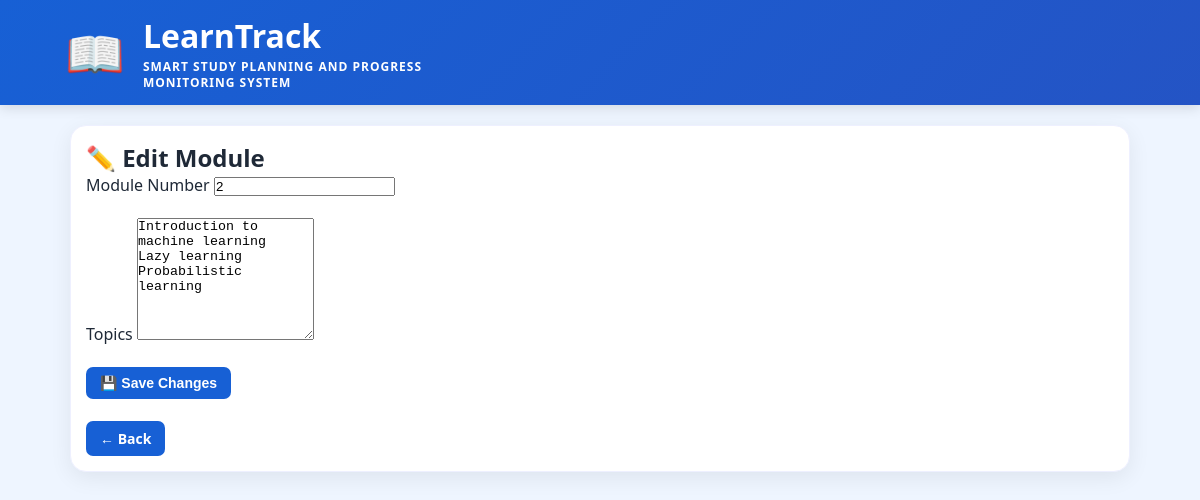
The page /edit-module/12/ on the database its author committed.
### core/models.py (models this page shows, shortened)
class Module(models.Model):
    syllabus = models.ForeignKey(
        Syllabus,
        on_delete=models.CASCADE,
        related_name='modules'
    )
    module_number = models.IntegerField()
    topics = models.JSONField(default=list)

### core/views.py (the view)
# urls.py: path('edit-module/<int:module_id>/', views.edit_module, name='edit_module'),
def edit_module(request, module_id):
    module = Module.objects.get(id=module_id)
    if request.method == 'POST':
        module.module_number = request.POST.get('module_number')
        topics = request.POST.get('topics')
        module.topics = [t.strip() for t in topics.split('\n') if t.strip()]
        module.save()
        return redirect('admin_modules')
    return render(
        request,
        'edit_module.html',
        {'module': module}
    )

### templates/edit_module.html (shortened to what this page needs)
{% extends 'base.html' %}
{% block content %}
<div class="dashboard">
    <div class="card">
        <h2>✏️ Edit Module</h2>
        <form method="POST">
            <label>Module Number</label>
            <input type="number"
                   name="module_number"
                   value="{{ module.module_number }}"
                   required>
            <br><br>
            <label>Topics</label>
            <textarea name="topics" rows="8" required>{% for topic in module.topics %}{{ topic }}
{% endfor %}</textarea>
            <br><br>
            <button type="submit" class="dashboard-button">
                💾 Save Changes
            </button>
        </form>
        <br>
        <a href="{% url 'admin_modules' %}" class="dashboard-button">
            ← Back
        </a>
    </div>
</div>
{% endblock %}

### static/css/style.css (style rules this page uses)
* { margin: 0; padding: 0; box-sizing: border-box; }
body { font-family: "Segoe UI", Arial, sans-serif; background: #eef5ff; color: #1f2937; }
.dashboard { max-width: 1100px; margin: auto; padding: 40px 30px; }
.card { background: white; padding: 28px; border-radius: 16px; box-shadow: 0 6px 22px rgba(0, 0, 0, 0.07); border: 1px solid #eef0ff; transition: 0.25s; }
button { border: none; cursor: pointer; }
a { text-decoration: none; }
.dashboard { max-width: 1100px; margin: auto; padding: 38px 30px; }
.dashboard-button { display: inline-block; padding: 8px 14px; border-radius: 7px; background: #1760d5; color: white; font-size: 13px; font-weight: 600; border: none; cursor: pointer; }
.dashboard { padding: 20px; }
.card { padding: 15px; margin-bottom: 15px; }
.dashboard-button { padding: 8px 14px; font-size: 14px; }

### rows shown on the page
Module: module_number "2", topics "Introduction to machine learning Lazy learning Probabilistic learning"
